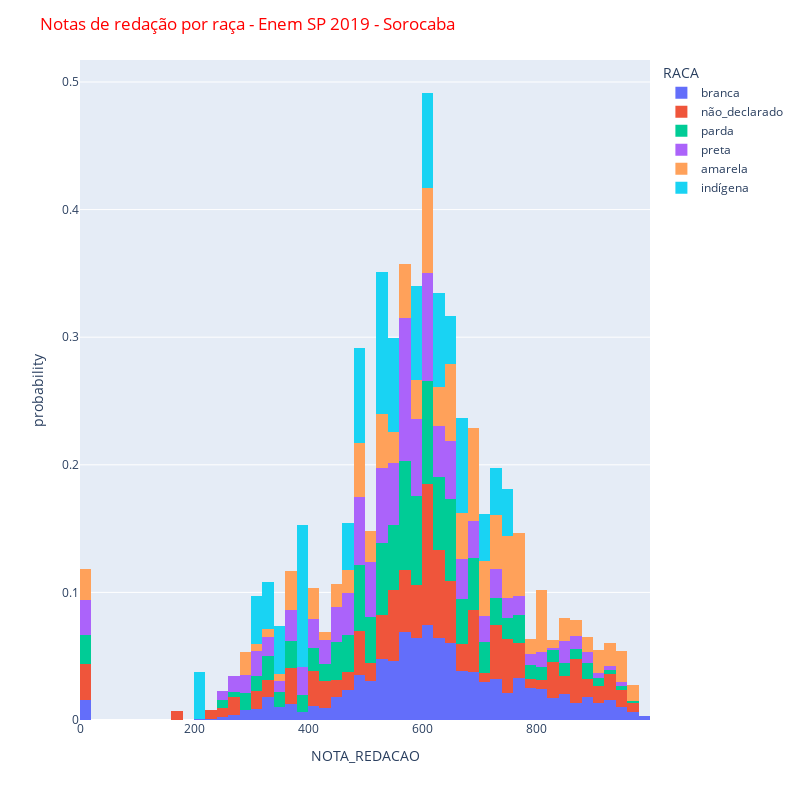

Write notebook code for a chart like this one.
### Code cell
grafico = px.histogram (sorocaba, x='NOTA_REDACAO', nbins=60, color='RACA', histnorm='probability')
grafico.update_layout(width=800, height=800, title_text='Notas de redação por raça - Enem SP 2019 - Sorocaba',
                     title_font_color='red')
grafico.show()

### Figure 1 — Plotly figure (JSON) as saved in the notebook; plotly's stock layout.template omitted (floating-point values rounded to 4 significant figures; data arrays with more than 128 entries replaced by an {"elided": "..."} marker saying what was removed)
{"data": [{"alignmentgroup": "True", "bingroup": "x", "histnorm": "probability", "hovertemplate": "RACA=branca<br>NOTA_REDACAO=%{x}<br>probability=%{y}<extra></extra>", "legendgroup": "branca", "marker": {"color": "#636efa", "pattern": {"shape": ""}}, "name": "branca", "nbinsx": 60, "offsetgroup": "branca", "orientation": "v", "showlegend": true, "type": "histogram", "x": {"elided": "5259 int values"}, "xaxis": "x", "yaxis": "y"}, {"alignmentgroup": "True", "bingroup": "x", "histnorm": "probability", "hovertemplate": "RACA=não_declarado<br>NOTA_REDACAO=%{x}<br>probability=%{y}<extra></extra>", "legendgroup": "não_declarado", "marker": {"color": "#EF553B", "pattern": {"shape": ""}}, "name": "não_declarado", "nbinsx": 60, "offsetgroup": "não_declarado", "orientation": "v", "showlegend": true, "type": "histogram", "x": {"elided": "144 int values"}, "xaxis": "x", "yaxis": "y"}, {"alignmentgroup": "True", "bingroup": "x", "histnorm": "probability", "hovertemplate": "RACA=parda<br>NOTA_REDACAO=%{x}<br>probability=%{y}<extra></extra>", "legendgroup": "parda", "marker": {"color": "#00cc96", "pattern": {"shape": ""}}, "name": "parda", "nbinsx": 60, "offsetgroup": "parda", "orientation": "v", "showlegend": true, "type": "histogram", "x": {"elided": "1914 int values"}, "xaxis": "x", "yaxis": "y"}, {"alignmentgroup": "True", "bingroup": "x", "histnorm": "probability", "hovertemplate": "RACA=preta<br>NOTA_REDACAO=%{x}<br>probability=%{y}<extra></extra>", "legendgroup": "preta", "marker": {"color": "#ab63fa", "pattern": {"shape": ""}}, "name": "preta", "nbinsx": 60, "offsetgroup": "preta", "orientation": "v", "showlegend": true, "type": "histogram", "x": {"elided": "580 int values"}, "xaxis": "x", "yaxis": "y"}, {"alignmentgroup": "True", "bingroup": "x", "histnorm": "probability", "hovertemplate": "RACA=amarela<br>NOTA_REDACAO=%{x}<br>probability=%{y}<extra></extra>", "legendgroup": "amarela", "marker": {"color": "#FFA15A", "pattern": {"shape": ""}}, "name": "amarela", "nbinsx": 60, "offsetgroup": "amarela", "orientation": "v", "showlegend": true, "type": "histogram", "x": {"elided": "164 int values"}, "xaxis": "x", "yaxis": "y"}, {"alignmentgroup": "True", "bingroup": "x", "histnorm": "probability", "hovertemplate": "RACA=indígena<br>NOTA_REDACAO=%{x}<br>probability=%{y}<extra></extra>", "legendgroup": "indígena", "marker": {"color": "#19d3f3", "pattern": {"shape": ""}}, "name": "indígena", "nbinsx": 60, "offsetgroup": "indígena", "orientation": "v", "showlegend": true, "type": "histogram", "x": [580, 620, 200, 380, 600, 380, 700, 720, 660, 480, 380, 320, 520, 520, 480, 340, 520, 640, 660, 600, 620, 540, 540, 580, 300, 460, 740], "xaxis": "x", "yaxis": "y"}], "layout": {"barmode": "relative", "height": 800, "legend": {"title": {"text": "RACA"}, "tracegroupgap": 0}, "margin": {"t": 60}, "title": {"font": {"color": "red"}, "text": "Notas de redação por raça - Enem SP 2019 - Sorocaba"}, "width": 800, "xaxis": {"anchor": "y", "domain": [0, 1], "title": {"text": "NOTA_REDACAO"}}, "yaxis": {"anchor": "x", "domain": [0, 1], "title": {"text": "probability"}}}}
